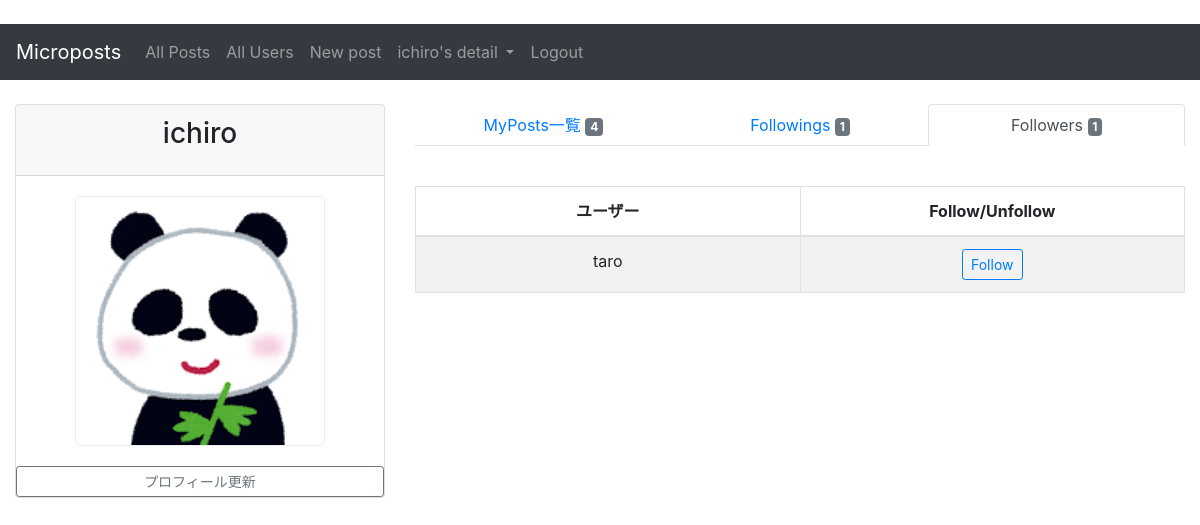
Before: /microposts/follower/ (signed in) with the older database file.
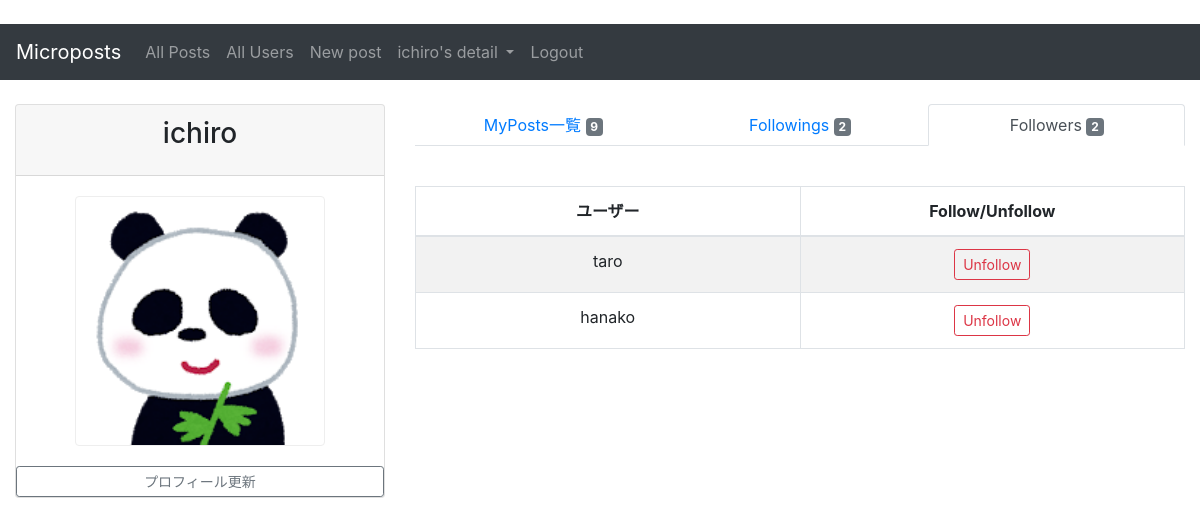
After: the same page with the newer database file.
### accounts/models.py (models this page shows, shortened)
class User(AbstractBaseUser, PermissionsMixin):
    username = models.CharField(max_length=50, unique=True)
    email = models.EmailField(max_length=50, unique=True)
    is_active = models.BooleanField(default=True)
    is_staff = models.BooleanField(default=False)
    avatar = models.ImageField(blank=True, null=True)
    EMAIL_FIELD = 'email'
    USERNAME_FIELD = 'username'
    REQUIRED_FIELDS = ['email']
    objects = UserManager()
    favourite_post = models.ManyToManyField(
        'microposts.Post', blank=True,
        verbose_name='お気に入りの投稿'
    )

### microposts/views.py (the view)
# urls.py: path('follower/', FollowersView.as_view(), name='follower'),
class FollowersView(LoginRequiredMixin, ListView): # 追加
    template_name = 'microposts/followers.html'
    model = Relationship
    def get_context_data(self, **kwargs):
        context = super().get_context_data(**kwargs)
        user = self.request.user
        context['my_posts_count'] = Post.objects.filter(owner_id=self.request.user).count()
        followings = (Relationship.objects.filter(follower_id=user.id)).values_list('following_id')
        context['following_list'] = User.objects.filter(id__in=followings)
        context['following_count'] = User.objects.filter(id__in=followings).count()
        followers = (Relationship.objects.filter(following_id=user.id)).values_list('follower_id')
        context['follower_list'] = User.objects.filter(id__in=followers)
        return context

### templates/microposts/followers.html (shortened to what this page needs)
{% extends 'base.html' %}
{% load static %}
{% block content %}
    <div class="content-wrapper">
        <div class="container-fluid">
            <div class="row">
                <aside class="col-sm-4">
                    <div class="card">
                        <div class="card-header">
                            <h3 class="card-title text-center">{{ user.get_username }}</h3>
                        </div>
                        <div class="card-body">
                            {% if user.avatar %}
                                <img class="rounded img-fluid mx-auto d-block"
                                    src="{{ user.avatar.url }}" id="avatar-image" alt="avatar_image">
                            {% else %}
                                <img class="rounded img-fluid mx-auto d-block"
                                    src="{% static 'images/avator_default.png' %}" id="avatar-image" alt="avatar_image">
                            {% endif %}
                        </div>
                        <a class="btn btn-outline-secondary btn-sm"
                            href="{% url 'accounts:edit_profile' %}" role="button">プロフィール更新</a>
                    </div>
                </aside>
                <div class="col-sm-8">
                    <ul class="nav nav-tabs nav-justified mb-3">
                        <li class="nav-item"><a href="{% url 'microposts:myposts' %}" class="nav-link">MyPosts一覧
                            <span class="badge badge-secondary">{{ my_posts_count }}</span></a></li>
                        <li class="nav-item"><a href="{% url 'microposts:following' %}" class="nav-link">Followings
                            <span class="badge badge-secondary">{{ following_count }}</span></a></li>
                        <li class="nav-item"><a href="{% url 'microposts:follower' %}" class="nav-link active">Followers
                            <span class="badge badge-secondary">{{ follower_list | length }}</span></a></li>
                    </ul>
                    <div class="table table-responsive">
                        <table id='follower_list'
                            class="table table-striped table-bordered table-hover">
                            <thead>
                            <tr>
                                <th class="text-center" style="width: 50%">ユーザー</th>
                                <th class="text-center" style="width: 50%">Follow/Unfollow</th>
                            </tr>
                            </thead>
                            <tbody>
                            {% for item in follower_list %}
                                <tr class="text">
                                    <td class="text-center">{{ item.username }}</td>
                                    <td class="text-center align-middle">
                                        {% if item in following_list %}
                                            <form action="{% url 'accounts:rm_relation' pk=item.id %}" method="post">
                                                <button type="submit" class="btn btn-outline-danger btn-sm" name="button">
                                                    Unfollow
                                                </button>
                                            </form>
                                        {% else %}
                                            <form action="{% url 'accounts:mk_relation' pk=item.id %}" method="post">
                                                <button type="submit" class="btn btn-outline-primary btn-sm" name="button">
                                                    Follow
                                                </button>
                                            </form>
                                        {% endif %}
                                </tr>
                            {% endfor %}
                            </tbody>
                        </table>
                    </div>
                </div>
            </div>
        </div>
    </div>
{% endblock %}

Changed rows visible on the page:
computed for User "taro": text "Follow" → "Unfollow"
now on this page (row edited): User: username "hanako", shows "Unfollow"
Other visible differences:
{{ my_posts_count }}: "4" → "9"
{{ following_count }}: "1" → "2"
{{ follower_list | length }}: "1" → "2"
